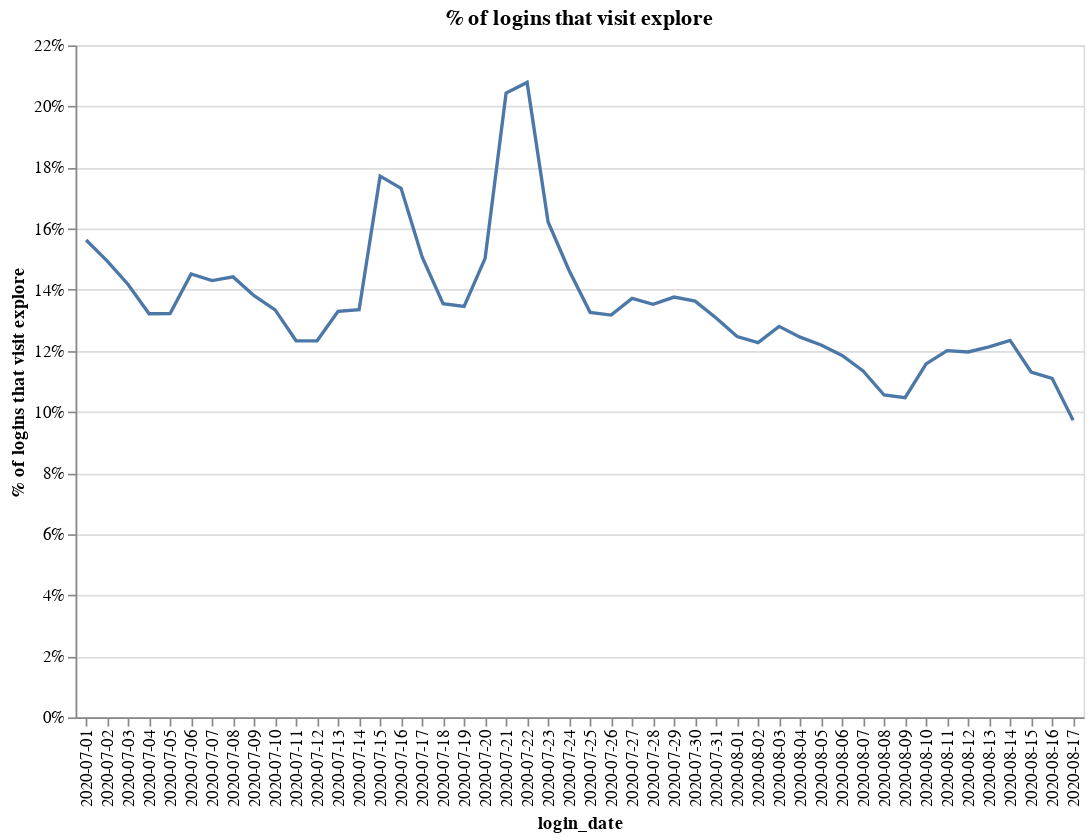

This figure's notebook cell:
### Code cell
df = pd.read_csv("login_events_final.csv")

df.head()

explore = pd.read_csv("explore_events.csv")

explore = explore.loc[explore["se_label"] == "view", :]
explore = (
    explore.groupby(["id", "collector_date"])["se_label"].agg("count").reset_index()
)

df = df.merge(
    explore, left_on=["id", "login_date"], right_on=["id", "collector_date"], how="left"
)

df["explore"] = 0
df.loc[df["se_label"].isna() == False, "explore"] = 1

# compute % of users that login and also visit explore.
df = df.groupby(["login_date"])["explore"].agg("mean").reset_index()

alt.Chart(df).mark_line().encode(
    x=alt.X("login_date"),
    y=alt.Y(
        "explore:Q", axis=alt.Axis(format="%", title="% of logins that visit explore")
    ),
).properties(width=600, height=400, title="% of logins that visit explore")

### Figure 1 — Vega-Lite specification as saved in the notebook (floating-point values rounded to 4 significant figures)
{"config": {"view": {"continuousWidth": 400, "continuousHeight": 300}}, "data": {"name": "data-b9bb221793bef4573e8a5e9b00b694fa"}, "mark": "line", "encoding": {"x": {"type": "nominal", "field": "login_date"}, "y": {"type": "quantitative", "axis": {"format": "%", "title": "% of logins that visit explore"}, "field": "explore"}}, "height": 400, "title": "% of logins that visit explore", "width": 600, "$schema": "https://vega.github.io/schema/vega-lite/v4.0.2.json", "datasets": {"data-b9bb221793bef4573e8a5e9b00b694fa": [{"login_date": "2020-07-01", "explore": 0.1563}, {"login_date": "2020-07-02", "explore": 0.1494}, {"login_date": "2020-07-03", "explore": 0.1417}, {"login_date": "2020-07-04", "explore": 0.1322}, {"login_date": "2020-07-05", "explore": 0.1322}, {"login_date": "2020-07-06", "explore": 0.1452}, {"login_date": "2020-07-07", "explore": 0.143}, {"login_date": "2020-07-08", "explore": 0.1442}, {"login_date": "2020-07-09", "explore": 0.138}, {"login_date": "2020-07-10", "explore": 0.1334}, {"login_date": "2020-07-11", "explore": 0.1233}, {"login_date": "2020-07-12", "explore": 0.1233}, {"login_date": "2020-07-13", "explore": 0.1329}, {"login_date": "2020-07-14", "explore": 0.1335}, {"login_date": "2020-07-15", "explore": 0.1772}, {"login_date": "2020-07-16", "explore": 0.1732}, {"login_date": "2020-07-17", "explore": 0.1507}, {"login_date": "2020-07-18", "explore": 0.1354}, {"login_date": "2020-07-19", "explore": 0.1345}, {"login_date": "2020-07-20", "explore": 0.1503}, {"login_date": "2020-07-21", "explore": 0.2044}, {"login_date": "2020-07-22", "explore": 0.2079}, {"login_date": "2020-07-23", "explore": 0.1622}, {"login_date": "2020-07-24", "explore": 0.1463}, {"login_date": "2020-07-25", "explore": 0.1326}, {"login_date": "2020-07-26", "explore": 0.1317}, {"login_date": "2020-07-27", "explore": 0.1372}, {"login_date": "2020-07-28", "explore": 0.1352}, {"login_date": "2020-07-29", "explore": 0.1376}, {"login_date": "2020-07-30", "explore": 0.1363}, {"login_date": "2020-07-31", "explore": 0.1307}, {"login_date": "2020-08-01", "explore": 0.1247}, {"login_date": "2020-08-02", "explore": 0.1227}, {"login_date": "2020-08-03", "explore": 0.128}, {"login_date": "2020-08-04", "explore": 0.1245}, {"login_date": "2020-08-05", "explore": 0.1219}, {"login_date": "2020-08-06", "explore": 0.1185}, {"login_date": "2020-08-07", "explore": 0.1134}, {"login_date": "2020-08-08", "explore": 0.1055}, {"login_date": "2020-08-09", "explore": 0.1047}, {"login_date": "2020-08-10", "explore": 0.1157}, {"login_date": "2020-08-11", "explore": 0.1201}, {"login_date": "2020-08-12", "explore": 0.1196}, {"login_date": "2020-08-13", "explore": 0.1213}, {"login_date": "2020-08-14", "explore": 0.1234}, {"login_date": "2020-08-15", "explore": 0.1131}, {"login_date": "2020-08-16", "explore": 0.111}, {"login_date": "2020-08-17", "explore": 0.0973}]}}
